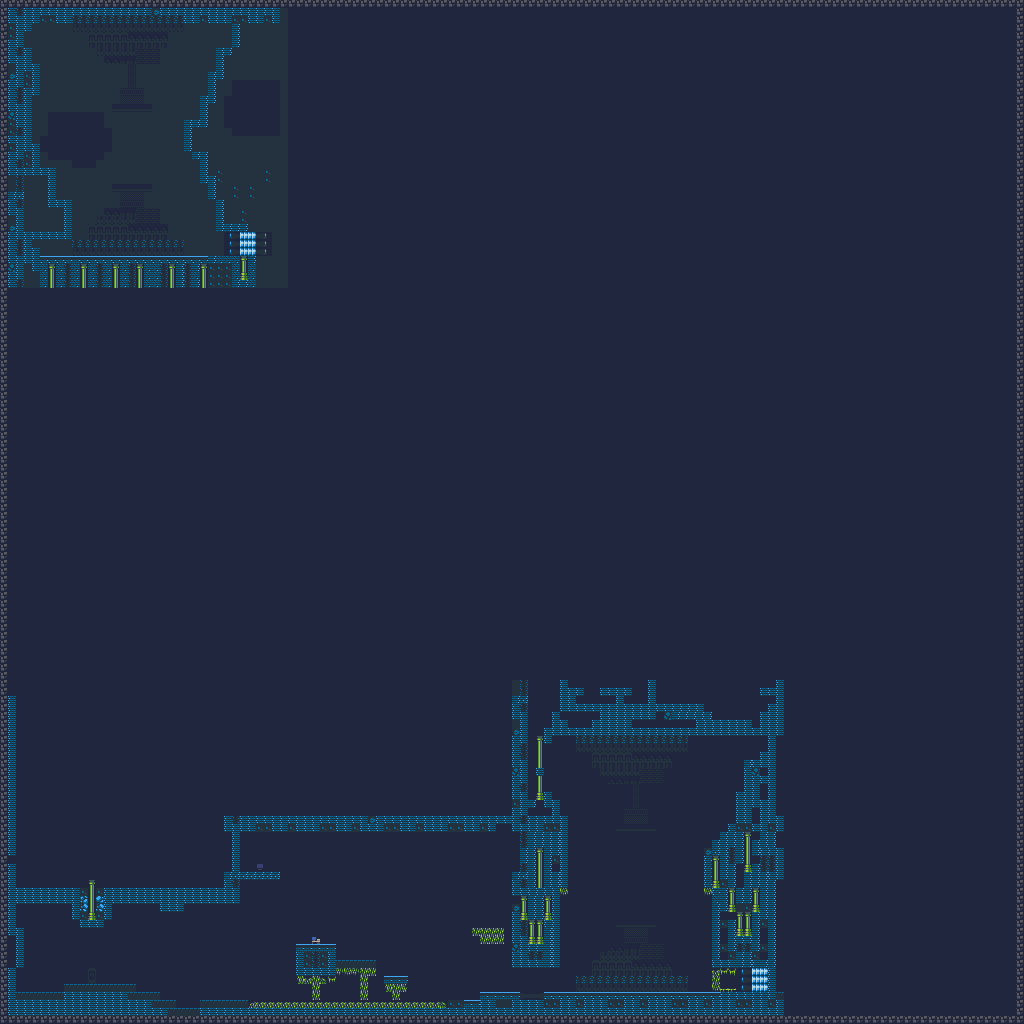

This is a level from a 2D game, rendered from its Tiled map with the project's own tilesets. A one-line summary and the map file follow, with tile-layer data summarised:
An orthogonal 128x128 tile map with 8x8 px tiles, 3 tile layers (bbg, bg, mg), 4 tilesets and 3 objects (2x Spawner, Player).

<map version="1.2" tiledversion="1.2.1" orientation="orthogonal" renderorder="right-down" width="128" height="128" tilewidth="8" tileheight="8" infinite="0" backgroundcolor="#21263f" nextlayerid="5" nextobjectid="5">
 <tileset firstgid="1" source="galletcity_tiles.tsx" />
 <tileset firstgid="169" source="cavesofgallet_tiles.tsx" />
 <tileset firstgid="265" source="bw_tiles.tsx" />
 <tileset firstgid="329" source="metroid_tiles.tsx" />
 <layer id="4" name="bbg" width="128" height="128">
  <data>[16384 cells, 0 non-empty, 0 distinct tile ids]</data>
 </layer>
 <layer id="3" name="bg" width="128" height="128">
  <data>[16384 cells, 0 non-empty, 0 distinct tile ids]</data>
 </layer>
 <layer id="1" name="mg" width="128" height="128">
  <properties>
   <property name="collidable" value="true" />
  </properties>
  <data>[16384 cells, 2762 non-empty, 51 distinct tile ids]</data>
 </layer>
 <objectgroup id="2" name="objects">
  <object id="2" type="Spawner" x="239.75" y="95.7083" width="33.25" height="29.625" />
  <object id="3" type="Spawner" x="63" y="121.625" width="31.25" height="31.125" />
  <object id="4" type="Player" x="632.909" y="905.182" width="7.63636" height="14.1818" />
 </objectgroup>
</map>
